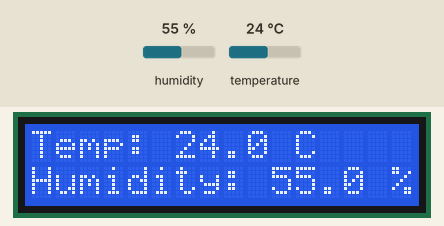
Recording of a sketch running on a simulated Arduino Uno, built with avr-gcc and run on an emulated ATmega328P. On the bench: 16×2 character LCD. Inputs (shaded band) come from the test bench; at power-on: humidity 55 %, temperature 24 °C.

Above: at 4.3 s.
4.4 s: humidity set to 22 %
At 5.6 s:
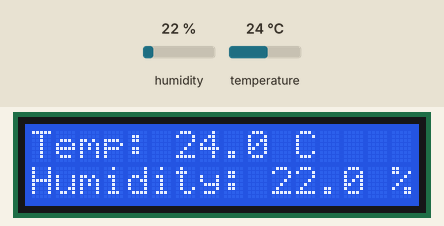
7.1 s: temperature set to 12 °C
At 7.8 s:
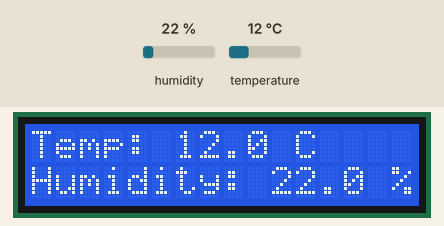
9.8 s: humidity set to 40 %
At 12.2 s:
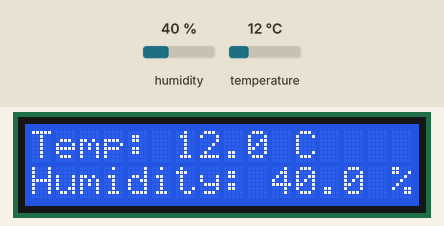
12.7 s: temperature set to 19 °C
At 14.4 s:
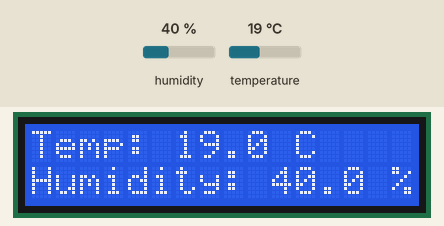
Timing chart, 0 to 15.9 s (numbered marks = the images above; inputs shaded):
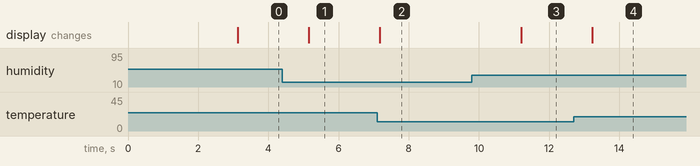

Measured:
- after the input at 4.4 s, the display: changes after 0.75 s (image 1)
- after the input at 7.1 s, the display: changes after 0.07 s (image 2)
- after the input at 9.8 s, the display: changes after 1.4 s (image 3)
- after the input at 12.7 s, the display: changes after 0.53 s (image 4)

The sketch:

sketch.ino
```cpp
#include <Wire.h>
#include <LiquidCrystal_I2C.h>
#include <DHT.h>

#define DHTPIN 2       // Define the pin where the DHT22 sensor is connected
#define DHTTYPE DHT22  // Define the type of DHT sensor

DHT dht(DHTPIN, DHTTYPE);
LiquidCrystal_I2C lcd(0x27, 16, 2);

void setup() {
  lcd.init();
  lcd.backlight();

  lcd.setCursor(0, 0);
  lcd.print("Weather Station");

  lcd.setCursor(0, 1);
  lcd.print("By Kalyan & Kesav");
  delay(3000); // Display the intro message for 3 seconds

  lcd.clear(); // Clear the screen for the sensor data
  lcd.setCursor(0, 0);
  lcd.print("Temp: ");
  lcd.setCursor(0, 1);
  lcd.print("Humidity: ");

  dht.begin();  // Initialize the DHT sensor
}

void loop() {
  float temperature = dht.readTemperature();
  float humidity = dht.readHumidity();

  if (isnan(temperature) || isnan(humidity)) {
    lcd.setCursor(0, 0);
    lcd.print("Error reading");
    lcd.setCursor(0, 1);
    lcd.print("sensor data");
  } else {
    lcd.setCursor(6, 0);
    lcd.print(temperature, 1);  // Display temperature with one decimal place
    lcd.print(" C");

    lcd.setCursor(10, 1);
    lcd.print(humidity, 1);  // Display humidity with one decimal place
    lcd.print(" %");
  }

  delay(2000); // Wait for 2 seconds before updating the values
}
```
